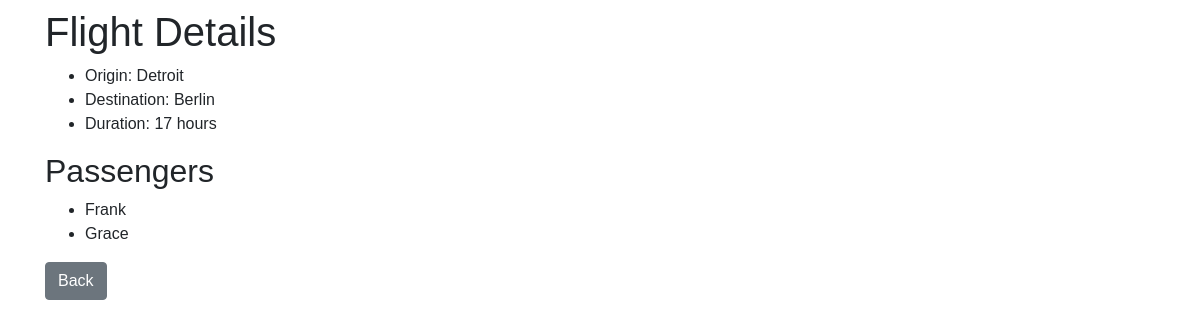
The page /flights/5 on the database its author committed.
### tables this page shows
CREATE TABLE flights (
	id INTEGER PRIMARY KEY, 
	origin VARCHAR NOT NULL,	
	destination VARCHAR NOT NULL, 
	duration INTEGER NOT NULL
);

CREATE TABLE passengers (
	id INTEGER PRIMARY KEY, 
	name VARCHAR NOT NULL,	
	flight_id INTEGER REFERENCES flights
);

### ChrisAirlines.py (the view)
@app.route("/flights/<int:flight_id>")
def flight(flight_id):
    flight = db.execute("SELECT * FROM flights WHERE id = :id", {"id": flight_id}).fetchone()
    if flight is None:
        return render_template("index8.html", message="No such flight.")
    passengers = db.execute("SELECT name FROM passengers WHERE flight_id = :fi", {"fi": flight_id}).fetchall()
    return render_template("index11.html", flight=flight, passengers=passengers)

### templates/index11.html (shortened to what this page needs)
{% extends "layout.html" %}
{% block body %}
    <h1> Flight Details </h1>
    <ul>
        <li>Origin: {{ flight.origin }}</li>
        <li>Destination: {{flight.destination }}</li>
        <li>Duration: {{flight.duration}} hours</li>
    </ul>
    <h2>Passengers</h2>
    <ul>
        {% for passenger in passengers %}
            <li>{{ passenger.name }}</li>
        {% else %}
            <li>No passengers.</li>
        {% endfor %}
    </ul>
    <form action="{{ url_for('index') }}">
        <div class=form-group">
                <button class="btn btn-secondary">Back</button>
        </div>
    </form>
{% endblock %}

### rows shown on the page
flights: origin "Detroit", destination "Berlin", duration "17"
passengers: name "Frank"
passengers: name "Grace"
